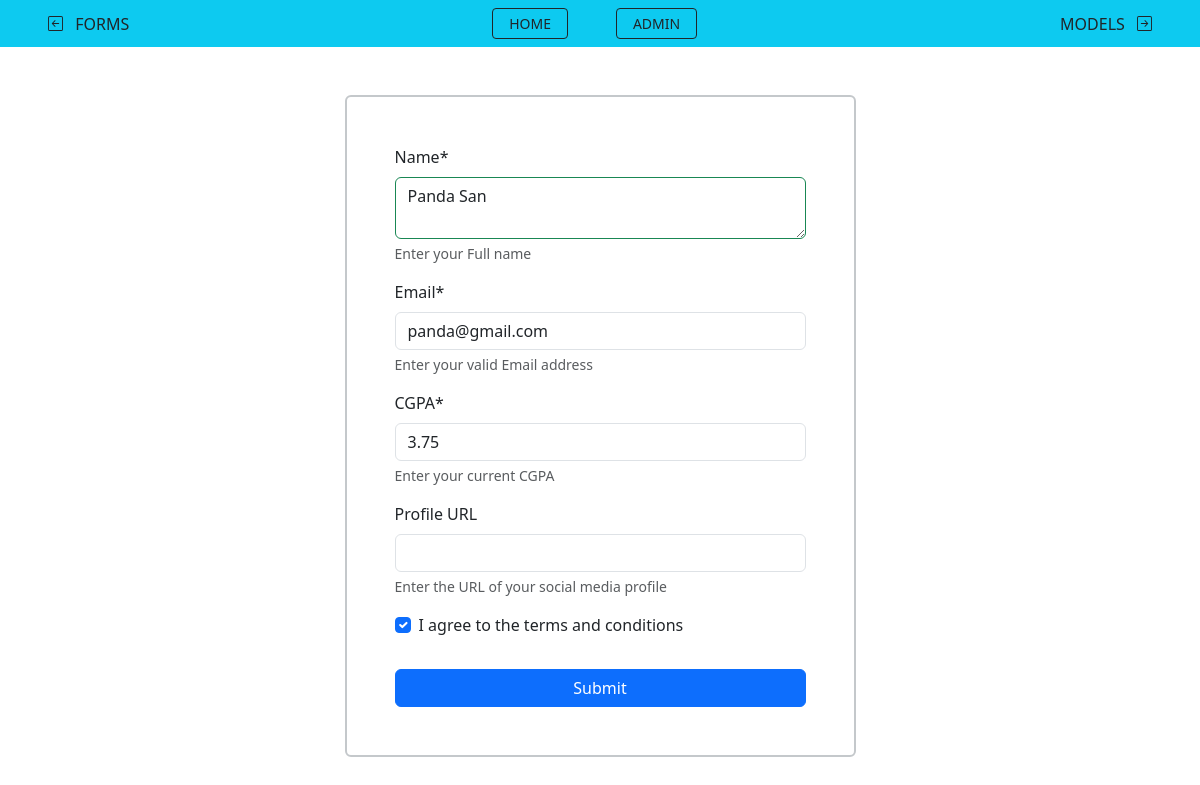
Screenshot of /model/edit/5 with the database file from the repository.
### a2_model/models.py (models this page shows, shortened)
class myModel(models.Model):
    full_name = models.TextField(null=True) # will be NULL in table creation, but still required for subbmission
    email_address = models.EmailField(unique=True) # no data in this field can be the same
    cgpa = models.FloatField(verbose_name='CGPA') # if not specified Django takes the field name as Display name
    profile = models.URLField(blank=True, null=True) # this field is no longer required to fill
    checkbox = models.BooleanField(default=False) # sets a default value even if nothing is entered

### a2_model/views.py (the view)
# urls.py: path('edit/<int:id>', views.edit, name='edit'),
def edit(request, id):
    data = models.myModel.objects.get(pk=id) # getting the object with the specified id
    if request.method == "POST":
        form = forms.Model_Form(request.POST, instance=data) # getting form with entries & instance
        if form.is_valid():
            form.save()
            return redirect('models')
    else:
        form = forms.Model_Form(instance=data)  # getting the form with just the object data
    return render(request,'./a2_model/update_model.html', {'form': form})

### a2_model/forms.py
class Model_Form(forms.ModelForm):
    class Meta: # built-in class for ModelForm
        model = myModel
        fields = '__all__' # to have all fields included in the form
        exclude = ['id',] # excludes specified fields from the form
        labels = {
            'full_name': 'Name',
            'email_address': 'Email',
            'checkbox': 'I agree to the terms and conditions',
            'profile': 'Profile URL'
        } # to change the display name of the form fields
        help_texts = {
            'full_name': 'Enter your Full name',
            'email_address': 'Enter your valid Email address',
            'cgpa': 'Enter your current CGPA',
            'profile': 'Enter the URL of your social media profile'
        } # to add a text under the form fields
        widgets = {
            'full_name': forms.Textarea(attrs={'rows':2, 'class':'border border-success'}),
        } # adds widgets to the form fields
        error_messages = {
            'email_address': {'invalid-feedback': 'must be a valid & unique email address'},
        } # modifies the message thats displayed if an error occurs

### a2_model/templates/a2_model/update_model.html (shortened to what this page needs)
{% extends 'base.html' %}
{% load crispy_forms_tags %}
{% block content %}
<div class="mx-auto mt-5 p-5 border border-secondary-subtle border-2 rounded" style="width: fit-content;">
    <form method="post">
        {{form | crispy}}
        <input class="btn btn-primary w-100 mt-3" type="submit" value="Submit">
    </form>
</div>
{% endblock %}

### rows the page displays
myModel: full_name "Panda San", email_address "panda@gmail.com", cgpa "3.75", checkbox "☑"
